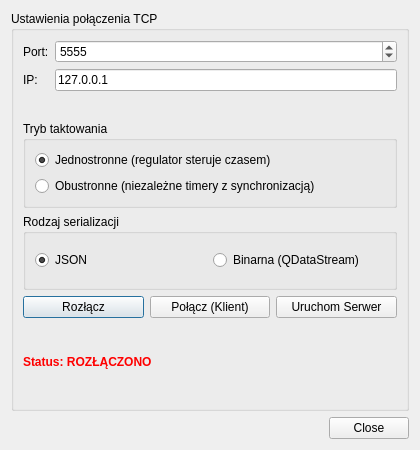
<?xml version="1.0" encoding="UTF-8"?>
<ui version="4.0">
 <class>Sieciowka</class>
 <widget class="QDialog" name="Sieciowka">
  <property name="geometry">
   <rect>
    <x>0</x>
    <y>0</y>
    <width>420</width>
    <height>450</height>
   </rect>
  </property>
  <property name="windowTitle">
   <string>Ustawienia sieciowe</string>
  </property>
  <layout class="QVBoxLayout" name="verticalLayout_main">
   <item>
    <widget class="QGroupBox" name="grupaSieciowa">
     <property name="title">
      <string>Ustawienia połączenia TCP</string>
     </property>
     <layout class="QGridLayout" name="gridLayout_siec">
      <item row="4" column="0">
       <widget class="QLabel" name="lblStatus">
        <property name="styleSheet">
         <string>color: red; font-weight: bold;</string>
        </property>
        <property name="text">
         <string>Status: ROZŁĄCZONO</string>
        </property>
       </widget>
      </item>
      <item row="3" column="0">
       <layout class="QHBoxLayout" name="horizontalLayout_5">
        <item>
         <widget class="QPushButton" name="btnRozlacz">
          <property name="text">
           <string>Rozłącz</string>
          </property>
         </widget>
        </item>
        <item>
         <widget class="QPushButton" name="btnPolacz">
          <property name="text">
           <string>Połącz (Klient)</string>
          </property>
         </widget>
        </item>
        <item>
         <widget class="QPushButton" name="btnSerwer">
          <property name="text">
           <string>Uruchom Serwer</string>
          </property>
         </widget>
        </item>
       </layout>
      </item>
      <item row="2" column="0">
       <widget class="QGroupBox" name="groupSerializacja">
        <property name="title">
         <string>Rodzaj serializacji</string>
        </property>
        <layout class="QHBoxLayout" name="horizontalLayout_44">
         <item>
          <widget class="QRadioButton" name="radioJson">
           <property name="text">
            <string>JSON</string>
           </property>
           <property name="checked">
            <bool>true</bool>
           </property>
          </widget>
         </item>
         <item>
          <widget class="QRadioButton" name="radioBinary">
           <property name="text">
            <string>Binarna (QDataStream)</string>
           </property>
          </widget>
         </item>
        </layout>
       </widget>
      </item>
      <item row="1" column="0">
       <widget class="QGroupBox" name="groupTaktowanie">
        <property name="title">
         <string>Tryb taktowania</string>
        </property>
        <layout class="QVBoxLayout" name="verticalLayout_taktowanie">
         <item>
          <widget class="QRadioButton" name="radioJednostronne">
           <property name="text">
            <string>Jednostronne (regulator steruje czasem)</string>
           </property>
           <property name="checked">
            <bool>true</bool>
           </property>
          </widget>
         </item>
         <item>
          <widget class="QRadioButton" name="radioObustronne">
           <property name="text">
            <string>Obustronne (niezależne timery z synchronizacją)</string>
           </property>
          </widget>
         </item>
        </layout>
       </widget>
      </item>
      <item row="0" column="0">
       <layout class="QFormLayout" name="formLayout">
        <item row="0" column="0">
         <widget class="QLabel" name="label_port">
          <property name="text">
           <string>Port:</string>
          </property>
         </widget>
        </item>
        <item row="0" column="1">
         <widget class="QSpinBox" name="polePort">
          <property name="minimum">
           <number>1024</number>
          </property>
          <property name="maximum">
           <number>65535</number>
          </property>
          <property name="value">
           <number>5555</number>
          </property>
         </widget>
        </item>
        <item row="1" column="0">
         <widget class="QLabel" name="label_ip">
          <property name="text">
           <string>IP:</string>
          </property>
         </widget>
        </item>
        <item row="1" column="1">
         <widget class="QLineEdit" name="poleIP">
          <property name="text">
           <string>127.0.0.1</string>
          </property>
         </widget>
        </item>
       </layout>
      </item>
     </layout>
    </widget>
   </item>
   <item>
    <widget class="QDialogButtonBox" name="buttonBox">
     <property name="orientation">
      <enum>Qt::Horizontal</enum>
     </property>
     <property name="standardButtons">
      <set>QDialogButtonBox::Close</set>
     </property>
    </widget>
   </item>
  </layout>
 </widget>
 <resources/>
 <connections>
  <connection>
   <sender>buttonBox</sender>
   <signal>rejected()</signal>
   <receiver>Sieciowka</receiver>
   <slot>reject()</slot>
   <hints>
    <hint type="sourcelabel">
     <x>316</x>
     <y>260</y>
    </hint>
    <hint type="destinationlabel">
     <x>286</x>
     <y>274</y>
    </hint>
   </hints>
  </connection>
 </connections>
</ui>
